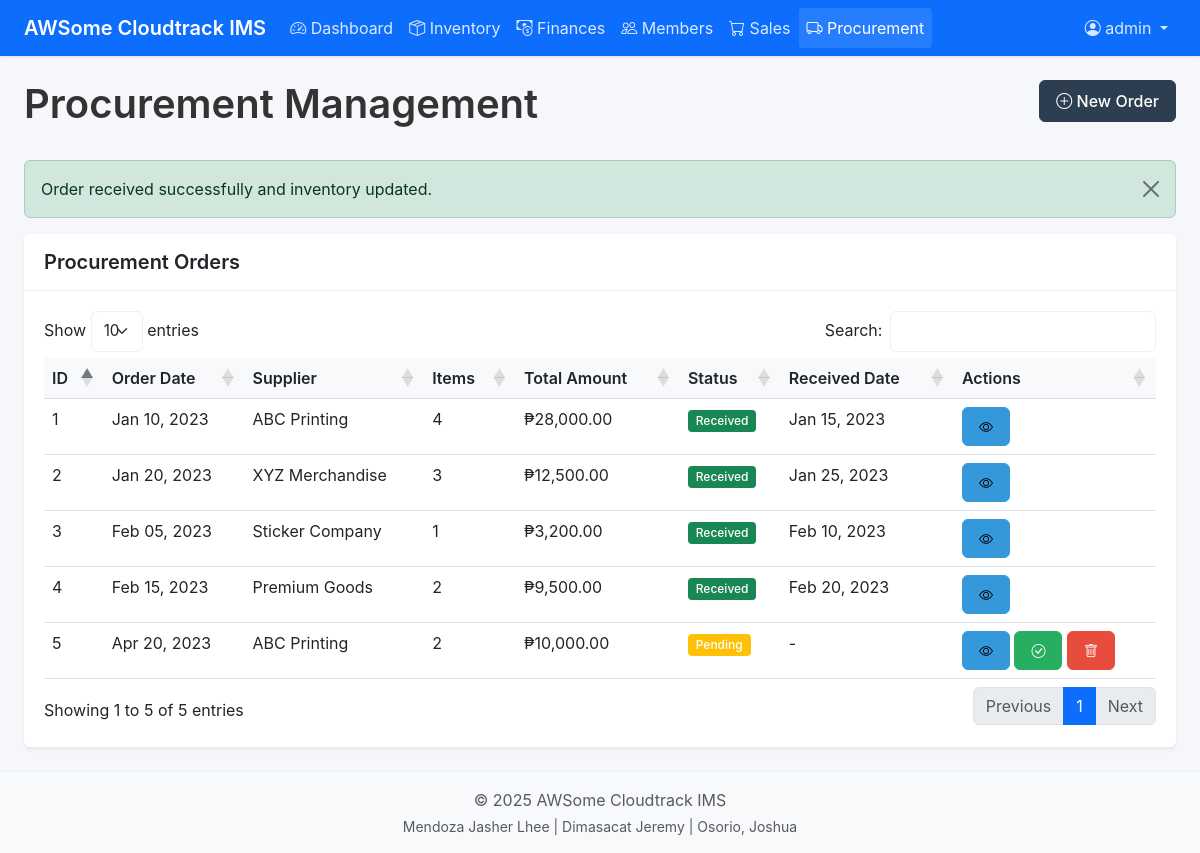
Screenshot of /procurement/index.php?receive=2 (signed in) with the database file from the repository.
### tables this page shows
CREATE TABLE procurement_orders (
    id INT AUTO_INCREMENT PRIMARY KEY,
    supplier VARCHAR(100) NOT NULL,
    order_date TIMESTAMP NOT NULL DEFAULT CURRENT_TIMESTAMP,
    item_count INT NOT NULL,
    total_amount DECIMAL(10, 2) NOT NULL,
    status ENUM('pending', 'received', 'cancelled') NOT NULL DEFAULT 'pending',
    received_date TIMESTAMP NULL,
    notes TEXT,
    created_by INT,
    created_at TIMESTAMP DEFAULT CURRENT_TIMESTAMP,
    FOREIGN KEY (created_by) REFERENCES users(id) ON DELETE SET NULL
);

### procurement/index.php (the view, shortened to what this page needs)
<?php
include '../includes/db_connect.php';
include '../includes/header.php';
if (isset($_GET['receive']) && is_numeric($_GET['receive'])) {
    $id = $_GET['receive'];
    $conn->begin_transaction();
    try {
        $update_query = "UPDATE procurement_orders SET status = 'received', received_date = NOW() WHERE id = ? AND status = 'pending'";
        $stmt = $conn->prepare($update_query);
        $stmt->bind_param("i", $id);
        $stmt->execute();
        if ($stmt->affected_rows > 0) {
            $conn->commit();
            $success_message = "Order received successfully and inventory updated.";
        } else {
            $conn->rollback();
            $error_message = "Order not found or already received.";
        }
    } catch (Exception $e) {
        $conn->rollback();
        $error_message = "Error receiving order: " . $e->getMessage();
    }
}
$query = "SELECT * FROM procurement_orders ORDER BY order_date DESC";
$result = $conn->query($query);
?>
<div class="row mb-4">
    <div class="col-md-6">
        <h1>Procurement Management</h1>
    </div>
    <div class="col-md-6 text-end">
        <a href="new-order.php" class="btn btn-primary">
            <i class="bi bi-plus-circle"></i> New Order
        </a>
    </div>
</div>
<?php if (isset($success_message)) : ?>
    <div class="alert alert-success alert-dismissible fade show" role="alert">
        <?= htmlspecialchars($success_message) ?>
        <button type="button" class="btn-close" data-bs-dismiss="alert" aria-label="Close"></button>
    </div>
<?php endif; ?>
<div class="card border-0 shadow-sm">
    <div class="card-header bg-white">
        <h5 class="mb-0">Procurement Orders</h5>
    </div>
    <div class="card-body">
        <div class="table-responsive">
            <table class="table table-hover" id="procurementTable">
                <thead>
                    <tr>
                        <th>ID</th>
                        <th>Order Date</th>
                        <th>Supplier</th>
                        <th>Items</th>
                        <th>Total Amount</th>
                        <th>Status</th>
                        <th>Received Date</th>
                        <th>Actions</th>
                    </tr>
                </thead>
                <tbody>
                    <?php if ($result && $result->num_rows > 0) : ?>
                        <?php while ($order = $result->fetch_assoc()) : ?>
                            <tr>
                                <td><?= htmlspecialchars($order['id']) ?></td>
                                <td><?= date('M d, Y', strtotime($order['order_date'])) ?></td>
                                <td><?= htmlspecialchars($order['supplier']) ?></td>
                                <td><?= htmlspecialchars($order['item_count']) ?></td>
                                <td>₱<?= number_format($order['total_amount'], 2) ?></td>
                                <td>
                                    <?php if ($order['status'] == 'pending') : ?>
                                        <span class="badge bg-warning">Pending</span>
                                    <?php elseif ($order['status'] == 'received') : ?>
                                        <span class="badge bg-success">Received</span>
                                    <?php else : ?>
                                        <span class="badge bg-secondary">Cancelled</span>
                                    <?php endif; ?>
                                </td>
                                <td>
                                    <?= $order['received_date'] ? date('M d, Y', strtotime($order['received_date'])) : '-' ?>
                                </td>
                                <td>
                                    <a href="view-order.php?id=<?= $order['id'] ?>" class="btn btn-sm btn-info">
                                        <i class="bi bi-eye"></i>
                                    </a>
                                    <?php if ($order['status'] == 'pending') : ?>
                                        <a href="#" class="btn btn-sm btn-success" data-bs-toggle="modal" data-bs-target="#receiveModal<?= $order['id'] ?>">
                                            <i class="bi bi-check-circle"></i>
                                        </a>
                                        <a href="#" class="btn btn-sm btn-danger" data-bs-toggle="modal" data-bs-target="#deleteModal<?= $order['id'] ?>">
                                            <i class="bi bi-trash"></i>
                                        </a>
                                    <?php endif; ?>
                                </td>
                            </tr>
                        <?php endwhile; ?>
                    <?php else : ?>
                        <tr>
                            <td colspan="8" class="text-center">No procurement orders found</td>
                        </tr>
                    <?php endif; ?>
                </tbody>
            </table>
        </div>
    </div>
</div>
<?php include '../includes/footer.php'; ?>

### assets/css/style.css (style rules this page uses)
:root { --primary: #2c3e50; --secondary: #34495e; --success: #27ae60; --danger: #e74c3c; --warning: #f39c12; --info: #3498db; --light: #f8f9fa; --dark: #212529; --gray: #6c757d; --gray-light: #ecf0f1; --body-bg: #f5f7fa; }
body { font-family: -apple-system, BlinkMacSystemFont, "Segoe UI", Roboto, Oxygen, Ubuntu, Cantarell, "Open Sans", "Helvetica Neue", sans-serif; background-color: var(--body-bg); color: #333; line-height: 1.5; }
h1, h2, h3, h4, h5, h6 { font-weight: 600; margin-bottom: 0.5rem; }
.card { border: none; border-radius: 0.375rem; box-shadow: 0 1px 3px rgba(0, 0, 0, 0.1); margin-bottom: 1.5rem; }
.card-header { background-color: #fff; border-bottom: 1px solid var(--gray-light); padding: 1rem 1.25rem; font-weight: 600; }
.card-body { padding: 1.25rem; }
.table { margin-bottom: 0; }
.table th { font-weight: 600; background-color: #f8f9fa; border-top: none; }
.table-responsive { border-radius: 0.375rem; overflow: hidden; }
.badge { font-weight: 500; padding: 0.4em 0.65em; border-radius: 0.25rem; }
.btn { padding: 0.5rem 1rem; border-radius: 0.375rem; font-weight: 500; }
.btn-primary { background-color: var(--primary); border-color: var(--primary); }
.btn-success { background-color: var(--success); border-color: var(--success); }
.btn-danger { background-color: var(--danger); border-color: var(--danger); }
.btn-info { background-color: var(--info); border-color: var(--info); }

### rows the page displays
procurement_orders: id "5", order_date "Apr 20, 2023", supplier "ABC Printing", item_count "2", total_amount "10,000.00", status "Pending"
procurement_orders: id "4", order_date "Feb 15, 2023", supplier "Premium Goods", item_count "2", total_amount "9,500.00", status "Received", received_date "Feb 20, 2023"
procurement_orders: id "3", order_date "Feb 05, 2023", supplier "Sticker Company", item_count "1", total_amount "3,200.00", status "Received", received_date "Feb 10, 2023"
procurement_orders: id "2", order_date "Jan 20, 2023", supplier "XYZ Merchandise", item_count "3", total_amount "12,500.00", status "Received", received_date "Jan 25, 2023"
procurement_orders: id "1", order_date "Jan 10, 2023", supplier "ABC Printing", item_count "4", total_amount "28,000.00", status "Received", received_date "Jan 15, 2023"

### other values shown
$_SESSION['username'] "admin"
$success_message "Order received successfully and inventory updated."
